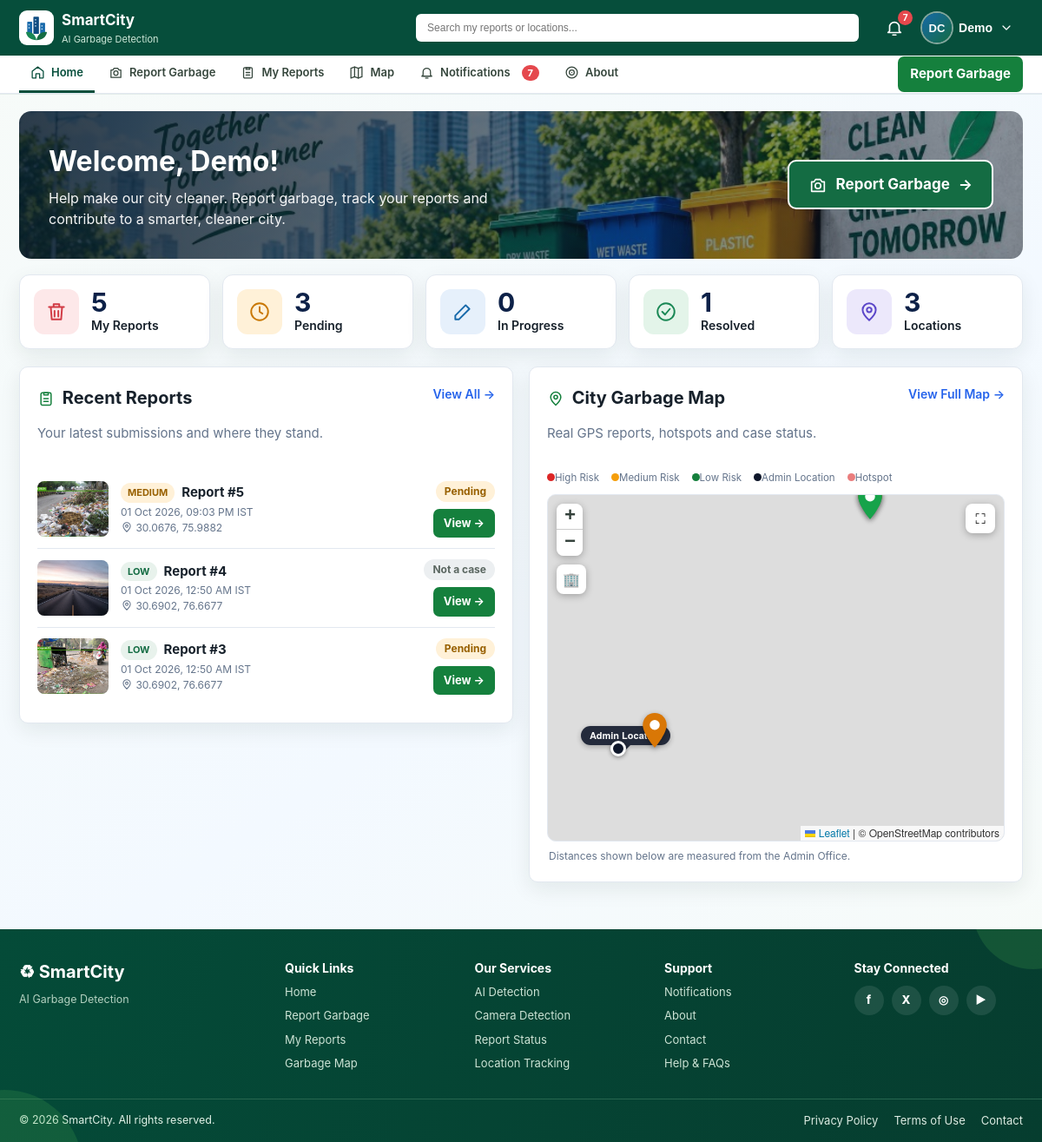
/ (signed in), run on the app's committed database.
### tables this page shows
CREATE TABLE users (
    id INTEGER PRIMARY KEY AUTOINCREMENT,
    username TEXT NOT NULL UNIQUE COLLATE NOCASE,
    email TEXT UNIQUE COLLATE NOCASE,
    full_name TEXT NOT NULL,
    phone TEXT,
    password_hash TEXT NOT NULL,
    role TEXT NOT NULL DEFAULT 'user' CHECK(role IN ('admin', 'user', 'staff')),
    is_active INTEGER NOT NULL DEFAULT 1,
    created_at TEXT NOT NULL DEFAULT CURRENT_TIMESTAMP,
    last_login_at TEXT
);

CREATE TABLE cases (
    id INTEGER PRIMARY KEY AUTOINCREMENT,
    alert_id INTEGER NOT NULL UNIQUE REFERENCES alerts(id),
    detection_id INTEGER NOT NULL UNIQUE REFERENCES detections(id),
    status TEXT NOT NULL DEFAULT 'PENDING' CHECK(status IN ('PENDING', 'ASSIGNED', 'CLEANING', 'COMPLETED')),
    assignee_id INTEGER REFERENCES assignees(id),
    notes TEXT,
    created_at TEXT NOT NULL DEFAULT CURRENT_TIMESTAMP,
    updated_at TEXT NOT NULL DEFAULT CURRENT_TIMESTAMP
, before_image_path TEXT, started_at TEXT, after_image_path TEXT, completed_at TEXT, completion_notes TEXT, resolution_minutes INTEGER);

CREATE TABLE detections (
    id INTEGER PRIMARY KEY AUTOINCREMENT,
    created_at TEXT NOT NULL DEFAULT CURRENT_TIMESTAMP,
    detection_count INTEGER NOT NULL,
    confidence REAL,
    image_path TEXT NOT NULL,
    result_path TEXT NOT NULL,
    latitude REAL,
    longitude REAL,
    address TEXT,
    source TEXT NOT NULL CHECK(source IN ('upload', 'camera'))
, image_hash TEXT, box_area_ratio REAL, is_valid INTEGER NOT NULL DEFAULT 1, validation_reason TEXT, is_duplicate INTEGER NOT NULL DEFAULT 0, duplicate_reason TEXT, risk_level TEXT, risk_score INTEGER, risk_reason TEXT, user_id INTEGER);

### app/main.py (the view)
    @app.get("/")
    @user_required
    def dashboard():
        database = app.config["DATABASE"]
        map_records = db.map_records(database)
        map_data = serialize_map_records(map_records)
        hotspots = build_hotspots(map_records)
        attach_hotspot_membership(map_data, hotspots)
        location = admin_location()
        return render_template(
            "dashboard.html",
            summary=db.user_summary(database, g.user["id"]),
            recent=db.recent_detections(database, limit=3, user_id=g.user["id"]),
            map_data=map_data,
            hotspots=hotspots,
            coordinate_count=len(map_data),
            admin_latitude=location["lat"],
            admin_longitude=location["lng"],
        )

### app/auth.py (called while the page is built)
def initials(name: str | None) -> str:
    parts = [p for p in (name or "").split() if p]
    if not parts:
        return "?"
    if len(parts) == 1:
        return parts[0][:2].upper()
    return (parts[0][0] + parts[-1][0]).upper()

def login_required(view):
    @wraps(view)
    def wrapped(*args, **kwargs):
        if g.user is None:
            if request.path.startswith("/api/"):
                return {"ok": False, "error": "Please sign in to continue."}, 401
            next_url = request.full_path.rstrip("?") if request.method == "GET" else None
            login_endpoint = LOGIN_ENDPOINTS[area_for_path(request.path)]
            return redirect(url_for(login_endpoint, next=next_url))
        return view(*args, **kwargs)
    return wrapped

def user_required(view):
    @wraps(view)
    @login_required
    def wrapped(*args, **kwargs):
        if g.user["role"] != ROLE_USER:
            return redirect(home_for(g.user))
        return view(*args, **kwargs)
    return wrapped

### app/database/db.py (called while the page is built, shortened)
@contextmanager
def connect(database_path: str | Path):
    connection = sqlite3.connect(database_path)
    connection.row_factory = sqlite3.Row
    connection.execute("PRAGMA foreign_keys = ON")
    try:
        yield connection
        connection.commit()
    except Exception:
        connection.rollback()
        raise
    finally:
        connection.close()

def _notification_scope(audience, user_id):
    if audience == "user":
        return "n.audience = 'user' AND d.user_id = ?", [user_id]

def unread_notification_count(database_path, audience="admin", user_id=None):
    where, params = _notification_scope(audience, user_id)
    with connect(database_path) as connection:
        return connection.execute(
            f"""SELECT COUNT(*) FROM notifications n
                JOIN cases c ON c.id = n.case_id
                JOIN detections d ON d.id = c.detection_id
                WHERE n.is_read = 0 AND {where}""",
            params,
        ).fetchone()[0]

def get_user(database_path, user_id):
    if user_id is None:
        return None
    with connect(database_path) as connection:
        return connection.execute("SELECT * FROM users WHERE id = ?", (user_id,)).fetchone()

def get_setting(database_path, key, default=None):
    with connect(database_path) as connection:
        row = connection.execute("SELECT value FROM settings WHERE key = ?", (key,)).fetchone()
    return row["value"] if row else default

### app/templates/dashboard.html (shortened to what this page needs)
{% extends 'base.html' %}{% from '_icons.html' import icon %}
{% block head %}<link rel="stylesheet" href="https://unpkg.com/leaflet@1.9.4/dist/leaflet.css"><link rel="stylesheet" href="{{ url_for('static',filename='css/gps-map.css') }}"><script src="https://unpkg.com/leaflet@1.9.4/dist/leaflet.js"></script>{% endblock %}
{% block content %}
<section class="welcome-banner" style="--banner:url('{{ url_for('static', filename='images/smartcity-hero.jpg') }}')"><div><h1>Welcome, {{ current_user['full_name'].split()[0] }}!</h1><p>Help make our city cleaner. Report garbage, track your reports and contribute to a smarter, cleaner city.</p></div><a class="banner-cta" href="{{ url_for('detect') }}">{{ icon('camera', 22) }} Report Garbage <span aria-hidden="true">→</span></a></section>
<section class="stat-cards five">
  <article class="stat-card"><span class="stat-ico red">{{ icon('trash', 26) }}</span><div><strong>{{ summary['total'] }}</strong><span>My Reports</span></div></article>
  <article class="stat-card"><span class="stat-ico amber">{{ icon('clock', 26) }}</span><div><strong>{{ summary['pending'] }}</strong><span>Pending</span></div></article>
  <article class="stat-card"><span class="stat-ico blue">{{ icon('edit', 26) }}</span><div><strong>{{ summary['in_progress'] }}</strong><span>In Progress</span></div></article>
  <article class="stat-card"><span class="stat-ico green">{{ icon('check', 26) }}</span><div><strong>{{ summary['resolved'] }}</strong><span>Resolved</span></div></article>
  <article class="stat-card"><span class="stat-ico violet">{{ icon('pin', 26) }}</span><div><strong>{{ summary['locations'] }}</strong><span>Locations</span></div></article>
</section>
<section class="dash-grid">
  <section class="panel"><div class="panel-heading"><div><h2>{{ icon('clipboard', 20) }} Recent Reports</h2><p>Your latest submissions and where they stand.</p></div><a href="{{ url_for('my_reports') }}">View All →</a></div>
  {% if recent %}<div class="report-rows">{% for item in recent %}
    <article class="report-row"><img src="{{ url_for('static', filename=item['result_path']) }}" alt="Report {{ item['id'] }}">
      <div class="report-row-main"><div class="report-row-top"><span class="badge {{ (item['case_risk_level'] or 'low')|lower }}">{{ item['case_risk_level'] or 'Not rated' }}</span><b>Report #{{ item['id'] }}</b></div><small>{{ item['created_at']|india_datetime }}</small><small class="loc">{{ icon('pin', 14) }} {{ item['address'] or ('%.4f, %.4f'|format(item['latitude'], item['longitude']) if item['latitude'] is not none else 'Location not shared') }}</small></div>
      <div class="report-row-side"><span class="pill {{ item['case_status']|status_class }}">{{ item['case_status']|status_group }}</span><a class="button small" href="{{ url_for('report', detection_id=item['id']) }}">View →</a></div></article>{% endfor %}</div>
  {% else %}<div class="empty"><b>You have not reported anything yet</b><p>Spot garbage? Upload a photo or use your camera and we will pass it to the cleaning team.</p><a class="button" href="{{ url_for('detect') }}">Report Garbage</a></div>{% endif %}
  </section>
  {% include '_map_panel.html' %}
</section>
{% endblock %}

### app/templates/_icons.html (shortened to what this page needs)
{% macro icon(name, size=20) -%}
<svg class="ico" width="{{ size }}" height="{{ size }}" viewBox="0 0 24 24" fill="none" stroke="currentColor" stroke-width="1.8" stroke-linecap="round" stroke-linejoin="round" aria-hidden="true">{{ ICONS[name]|safe }}</svg>
{%- endmacro %}
{% macro logo(size=40) -%}
<svg class="logo-mark" width="{{ size }}" height="{{ size }}" viewBox="0 0 48 48" role="img" aria-label="SmartCity logo">
  <rect x="9" y="14" width="8" height="20" rx="1" fill="#1769aa"/><rect x="19" y="6" width="9" height="28" rx="1" fill="#0f4c81"/><rect x="30" y="16" width="8" height="18" rx="1" fill="#1769aa"/>
  <g fill="#cfe6f7"><rect x="11" y="18" width="2" height="2"/><rect x="11" y="23" width="2" height="2"/><rect x="21.5" y="10" width="2" height="2"/><rect x="21.5" y="15" width="2" height="2"/><rect x="21.5" y="20" width="2" height="2"/><rect x="32" y="20" width="2" height="2"/><rect x="32" y="25" width="2" height="2"/></g>
  <path d="M24 44c-9 0-16-5-17-13 8-1 15 3 17 13z" fill="#198754"/><path d="M24 44c9 0 16-5 17-13-8-1-15 3-17 13z" fill="#146c43"/>
</svg>
{%- endmacro %}

### app/templates/_profile_menu.html (shortened to what this page needs)
{% from '_icons.html' import icon %}
{% if current_user %}
<div class="profile-menu" data-dropdown>
  <button class="profile-trigger" type="button" data-dropdown-toggle aria-haspopup="menu" aria-expanded="false" aria-label="Account menu">
    <span class="avatar">{{ user_initials }}</span>
    <span class="profile-name">{{ current_user['full_name'].split()[0] }}</span>
    {{ icon('chevron', 16) }}
  </button>
</div>
{% else %}
<div class="auth-links"><a class="button secondary" href="{{ url_for('login') }}">Login</a><a class="button" href="{{ url_for('register') }}">Register</a></div>
{% endif %}

### app/static/css/mobile-app.css (style rules this page uses)
html { -webkit-text-size-adjust:100%;text-size-adjust:100%;-webkit-tap-highlight-color:transparent }
body { padding-left:env(safe-area-inset-left);padding-right:env(safe-area-inset-right);overflow-x:hidden }
img,video,canvas,svg { max-width:100% }
.panel,.table-wrap,.table-scroll { overflow-x:auto }

### app/static/css/app.css (style rules this page uses)
:root { --green:#146c43;--green2:#198754;--blue:#1769aa;--amber:#c97805;--red:#bd3039;--ink:#25332d;--muted:#69766f;--bg:#f5f7f5;--card:#fff;--line:#dfe6e1;--shadow:0 3px 12px #1a30200d }
* { box-sizing:border-box }
body { margin:0;background:var(--bg);color:var(--ink);font:15px/1.5 Arial,Segoe UI,sans-serif }
.button,.danger { display:inline-flex;justify-content:center;align-items:center;gap:7px;border:0;border-radius:6px;background:var(--green2);color:#fff;padding:10px 15px;font-weight:700;text-decoration:none;cursor:pointer }
.panel,.stat-grid article { background:var(--card);border:1px solid var(--line);border-radius:8px;box-shadow:var(--shadow) }
.panel { padding:22px;margin-bottom:20px }
.panel-heading { display:flex;justify-content:space-between;gap:16px;margin-bottom:16px }
.panel h2 { margin:0;font-size:20px }
.panel-heading p,small { color:var(--muted) }
.badge { display:inline-block;border-radius:99px;padding:3px 8px;font-size:11px;font-weight:700;background:#e8f2ec;color:var(--green) }

### app/static/css/final-ui.css (style rules this page uses)
:root { --green:#064e3b;--green2:#15803d;--blue:#2563eb;--amber:#f59e0b;--red:#dc2626;--ink:#17212b;--muted:#64748b;--bg:#f5f7f6;--line:#e2e8f0;--shadow:0 8px 24px rgba(15,42,30,.08) }
body { font-family:Inter,ui-sans-serif,system-ui,-apple-system,"Segoe UI",sans-serif;color:var(--ink);background:var(--bg) }
.button { border-radius:7px;padding:9px 14px;background:#15803d;box-shadow:none }
.panel { border-radius:10px;padding:20px;box-shadow:var(--shadow) }

### app/static/css/final-polish.css (style rules this page uses)
body { background:linear-gradient(145deg,#f7fbf8 0%,#f3f9ff 54%,#f8fcf7 100%) }

### app/static/css/gps-map.css (style rules this page uses)
.badge.medium { background: #fff1d8; color: #986000; }
.badge.low { background: #e8f2ec; color: #146c43; }

### data on the page
users: full_name "Demo"
cases: result_path (picture), item "MEDIUM", id "5", created_at|india_datetime "01 Oct 2026, 09:03 PM IST", {{ size }} 14 (drawn), longitude "30.0676, 75.9882", case_status|status_group "Pending"
detections: result_path (picture), risk_level "LOW", id "4", created_at|india_datetime "01 Oct 2026, 12:50 AM IST", {{ size }} 14 (drawn), latitude+longitude "30.6902, 76.6677", case_status|status_group "Not a case"
cases: result_path (picture), item "LOW", id "3", created_at|india_datetime "01 Oct 2026, 12:50 AM IST", {{ size }} 14 (drawn), longitude "30.6902, 76.6677", case_status|status_group "Pending"

### other printed values
{{ unread_notifications }} "7"
{{ user_initials }} "DC"
{{ summary['total'] }} "5"
{{ summary['pending'] }} "3"
{{ summary['in_progress'] }} "0"
{{ summary['resolved'] }} "1"
{{ summary['locations'] }} "3"
